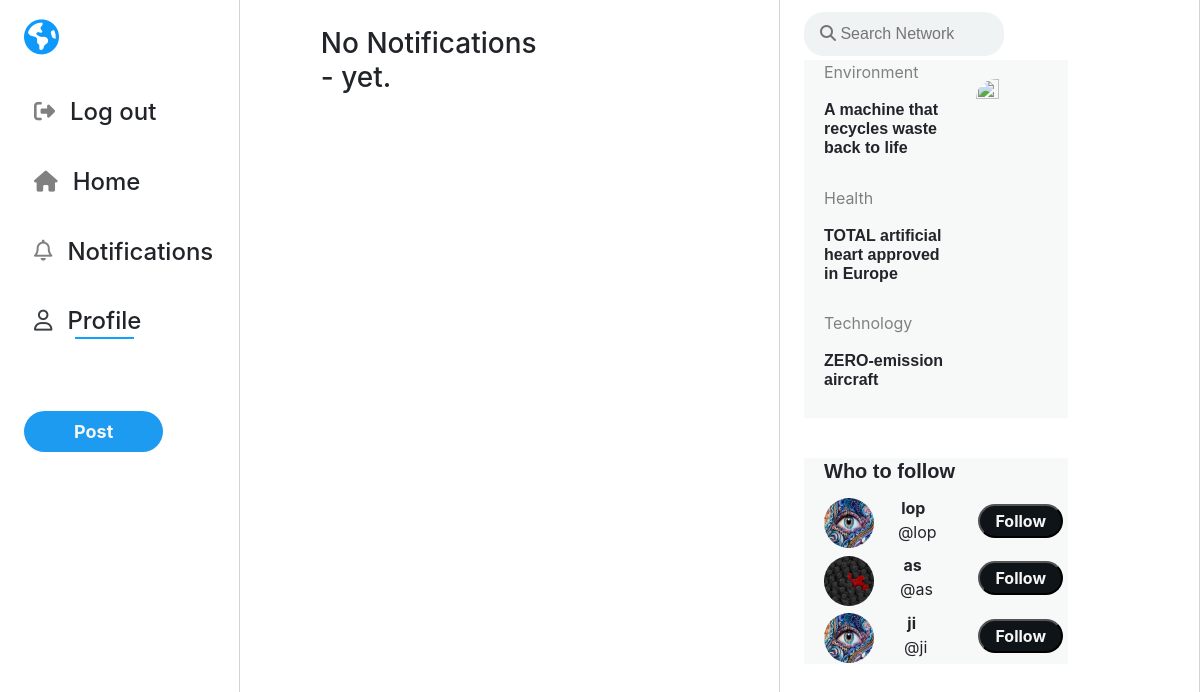
The page /notifications (signed in) on the database its author committed.
### network/models.py (models this page shows)
class User(AbstractUser):
    profile_image = models.ImageField(null=True, blank=True, upload_to="images/")
    cover_image = models.ImageField(null=True, blank=True, upload_to="cover/",default="cover/jaguar.jpg")
    bio = models.CharField(max_length=100, blank=True,default='Hello, im new!')

### network/views.py (the view)
# urls.py: path("notifications", views.notifications, name="notifications"),
def notifications(request):
    is_following = 0
    if request.user.is_authenticated:
        user = request.session['_auth_user_id']
        username = User.objects.get(id=user)
        followingList = Follower.objects.filter(follower=int(user))
        followersList = Follower.objects.filter(following=int(user))
        likes = Like.objects.filter(post=OuterRef('id'), user_id=user)
        posts = Post.objects.filter().order_by(
            '-post_date').annotate(current_like=Count(likes.values('id')))
        '''
        '''
        currentUser = Follower.objects.filter(follower_id=user)
        userFollowing = []
        for i in currentUser:
            userFollowing.append(i.following_id)
        userList=[]
        users = User.objects.all()
        for i in users:
            userList.append(i.id)
        followSuggestions = [x for x in userList if x not in userFollowing]
        suggestionList = []
        for i in followSuggestions:
            x = User.objects.get(id=i)
            suggestionList.append(x)
        for i in followSuggestions:
            is_following = Follower.objects.filter(follower=user, following=i).count()
    else:
        posts = Post.objects.order_by('-post_date').all()
    paginator = Paginator(posts, MAX_POSTS_PER_PAGE)
    page_number = request.GET.get('page')
    page_obj = paginator.get_page(page_number)
    return render(request, "network/test.html", {
        "username":username,
        'posts': page_obj,
        'form': NewPostForm(),
        'form_edit': NewEditPostForm(),
        "followingList": followingList,
        "followersList":followersList,
        'suggestionList': random.sample(suggestionList, 3),
        "is_following": is_following
    })

### network/views.py
class NewPostForm(forms.Form):
    post_text = forms.Field(widget=forms.Textarea(
        {'rows': '2','id':'textPost', 'maxlength': 160, 'class': 'form-control', 'placeholder': "What's on your mind?",'style': "resize:none;float:right;padding-top:20px;padding-left:70px;font-size:large;",}), label="New Post", required=True)

class NewEditPostForm(forms.Form):
    id_post_edit_text = forms.Field(widget=forms.Textarea(
        {'rows': '3', 'maxlength': 160, 'class': 'form-control', 'placeholder': "What's happening?", 'id': 'id_post_edit_text'}), label="New Post", required=True)

### network/templates/network/test.html
{% extends "network/layout.html" %}
{% load static %}
{% block body %}
<div class="mainA">
<div>
    {% for user in followersList %}
        <div class="profilePic">
            <img class="picture"  src="{{ user.follower.profile_image.url }}">
        </div>
    <div class="card">
        <div class="card-body">
            <p class="card-title"><a href="{% url 'profile' user.follower %}"><strong>{{user.follower}}</strong> started following you</a></p>
        </div>
    </div>
    {% empty %}
    <h3 style="margin:5% 0% 10% 15%;">No Notifications <br>- yet.</h3>
    {% endfor %}
</div>
</div>
{% endblock %}

### network/templates/network/layout.html (shortened to what this page needs)
{% load static %}
<!DOCTYPE html>
<html lang="en">
<head>
    <link rel="stylesheet" href="https://stackpath.bootstrapcdn.com/bootstrap/4.5.0/css/bootstrap.min.css"
>
    <link href="https://use.fontawesome.com/releases/v5.13.0/css/all.css" rel="stylesheet">
    <link href="{% static 'network/styles.css' %}" rel="stylesheet">
    <link href="{% static 'network/responsive.css' %}" rel="stylesheet">
</head>
<body>
    <div class="welcomeDiv">
         <div class="firstDiv">
    <article class="leftSide smallerWidth">
        {% if user.is_authenticated %}
                <i id="globe" class="fas fa-globe-americas show"></i>
            <h4><a class="nav-link" href="{% url 'logout' %}"><i class="show m fas fa-sign-out-alt fa-sm"></i><hide>Log out</hide></a></h4>
            <h4><a class="nav-link" href="{% url 'index' %}"><i  class="show m fas fa-home fa-sm"></i><hide>Home</hide></a></h4>
             <h4><a class="nav-link" href="{% url 'notifications' %}"><i  class="show m far fa-bell fa-sm" ></i><hide>Notifications</hide></a></h4>
             <h4 ><a class="nav-link" href="{% url 'profile' user.username %}"><i style="color:rgb(60,64,68);" class="show m far fa-user fa-sm"></i><span class="underline"><hide>Profile</hide></span></a></h4>
            <h4 ></h4>
            <a onclick="postsForm();" class="postSide postButton" style="width:100%;height:100%;border-radius:40px;background-color:rgb(29,155,240);color:whitesmoke;padding:10px 50px;outline:none;font-weight:700;font-size:large;">Post</a>
        {% endif %}
    </article>
    </div>
        {% block body %}
        {% endblock %}
    <div class="rightDiv2 smallerWidth">
            <article class="searchArticle">
                <input type="text" class="inputS articleOneInput" placeholder="&#xF002; Search Network" >
            </article>
            <article class="articleTop">
            <article style="padding:0px 5px 20px 20px;position: relative;" >
                <a href="https://globalgoodness.ca/en/a-machine-that-recycles-waste-back-to-life/?gclid=EAIaIQobChMI_Lv_2dfP9QIVm_bjBx29dAkIEAAYASAAEgI04vD_BwE" target="_blank" rel="">
                <p class="articleTitle">Environment </p>
                <h5 class="articleInfo">A machine that recycles waste back to life</h5>
                <img class="articleImage" src="{% static 'network/news.jpg' %}">
                </a>
            </article>
            <article style="padding:0px 5px 20px 20px;position: relative;">
            <a href="https://globalgoodness.ca/en/total-artificial-hearts-approved-in-europe/?gclid=EAIaIQobChMI2crmtdjP9QIVfMiUCR0e7Ql0EAAYASAAEgIwJ_D_BwE" target="_blank" rel="">
                <p class="articleTitle">Health</p>
                <h5 class="articleInfo">TOTAL artificial heart approved in Europe</h5>
            </a>
            </article>
                <article style="padding:0px 5px 20px 20px;position: relative;">
                            <a href="https://globalgoodness.ca/en/zero-emission-aircraft/" target="_blank" rel="">
                <p class="articleTitle">Technology</p>
                <h5 class="articleInfo">ZERO-emission aircraft</h5>
                            </a>
            </article>
            {% if user.is_authenticated %}
             <article class="suggestion" style="padding:1px 5px 1px 20px;position: relative;border-top:40px solid white;">
                    <h5>Who to follow</h5>
                        {% for i in suggestionList %}
                    <div class="demo">
                        <span><img class="suggestionPic"  src="{{ i.profile_image.url }}"></span>
                        <span class="middle"><strong>{{i}}</strong><br> <p style="padding-left:8px;">@{{i}}</p></span>
                        <span>
                        {% if is_following > 0 %}
                            <butt on id="btnfollow" data-id="{{i.id}}" type="button"  style="background-color:rgb(15,20,25);float:right;color:whitesmoke;font-weight:bold;padding:3px 15px;border-radius:50px;">Following</button>
                            {% else %}
                            <button id="btnfollow" data-id="{{i.id}}" type="button"  style="background-color:rgb(15,20,25);float:right;color:whitesmoke;font-weight:bold;padding:3px 15px;border-radius:50px;">Follow</button>
                            {% endif %}
                        </span>
                    </div>
                        {% endfor %}
            </article>
            {% endif %}
        </article>
</div>
    </div>
</body>
</html>

### network/static/network/styles.css (style rules this page uses)
body { position:relative; }
h5 { font-weight: bold; }
.fa-globe-americas { font-size: 65px; color:rgb(15,154,251) ; margin-bottom: 30px; }
a { all: unset; }
#globe { font-size: 35px; color:rgb(15,154,251) ; margin-top: 20px; }
.welcomeDiv { overflow-x: hidden; width: 100vw; display: grid; grid-template-columns: 27% 37% 26%; grid-template-rows: 100vh; }
.welcomeDiv > div { border-right: 1px solid lightgray; }
.firstDiv { margin-left: 25%; border-right: 1px solid rgb(232,232,232); }
.rightDiv2 article { position: fixed; }
.rightDiv2 article article { background-color:rgb(247,249,249); }
.searchArticle { position: fixed; margin-left:2%; margin-top:1%; max-width: 22vw; border-radius:20px; }
.articleOneInput { border-radius:20px; font-family:Arial, FontAwesome; background-color:rgb(239,243,244); padding:10px 50px 10px 16px; border:hidden; }
a:link { text-decoration: none; }
.leftSide { position: fixed; align-content: left; width: 15%; height: 95%; }
.leftSide > h4 { margin-bottom: 15px; padding:5px 10px 5px 10px; }
.leftSide * { padding-left: 0; }
.inputS[type=text] { width: 200px; -webkit-transition: width .35s ease-in-out; transition: width .35s ease-in-out; }
.m { margin-right: 10px; padding-right:5px; color:gray; font-size:large; }
img { height: 100%; width: 100%; }
h5 { text-align: left; font-weight: bolder; font-family:Verdana, sans-serif; }
.articleTop { max-width: 22vw; height: 30vh; margin:5% 5% 0% 2%; border-radius: 20px; height:fit-content; }
.articleTitle { width:55%;color:gray; }
.articleInfo { width:55%; font-size:medium; }
.articleImage { width:30%; height:40%; position: absolute; top: 15%; right: 5%; border-radius:20px; }
.underline { background-image: linear-gradient(#0f9afb,#1af); background-position: bottom center; background-size: 80% 2px; background-repeat: no-repeat; padding-bottom: 4px; }
.postSide { outline:0; }
.mainA { border-right:1px solid lightgray; }
div.demo { display:table; width:100%; }
div.demo span { display:table-cell; }
div.demo .middle { display:inline-block; padding-top:5px; text-align:center; height: 10px; }
.suggestionPic { height: 50px; width: 50px; border-radius: 50%; margin-top:-20px; }

### network/static/network/responsive.css (style rules this page uses)
@media only screen and (max-width: 1420px) { .leftSide { width: 20%; } }
@media only screen and (max-width: 1200px) { .welcomeDiv { width: 100vw; display: grid; grid-template-columns: 20vw 45vw 35vw; grid-template-rows: 100vh; overflow-x: hidden; } }
@media only screen and (max-width: 1200px) { .firstDiv { margin-left: 2vw; } }

### rows shown on the page
User: profile_image (picture), username "lop"
User: profile_image (picture), username "as"
User: profile_image (picture), username "ji"
